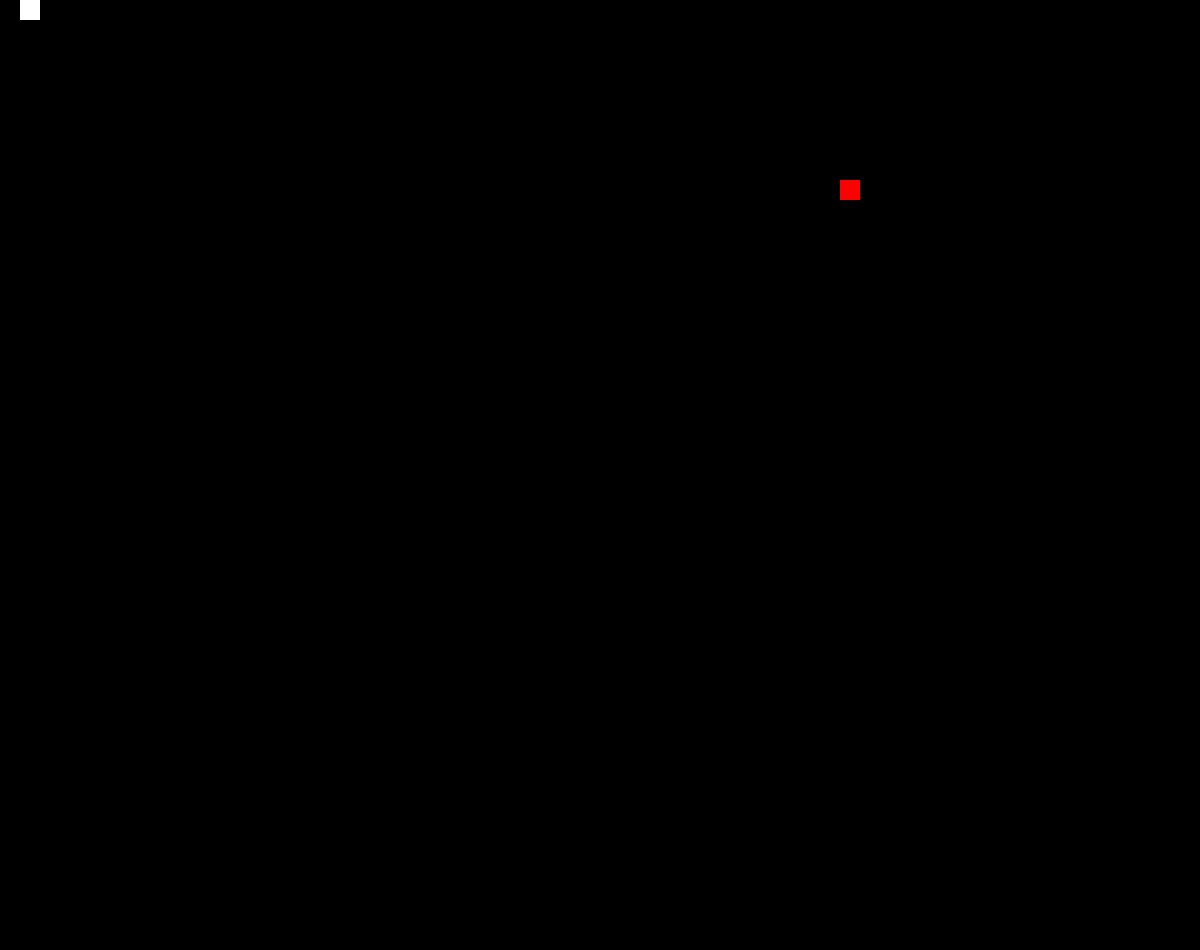
Frame 1 (no input)
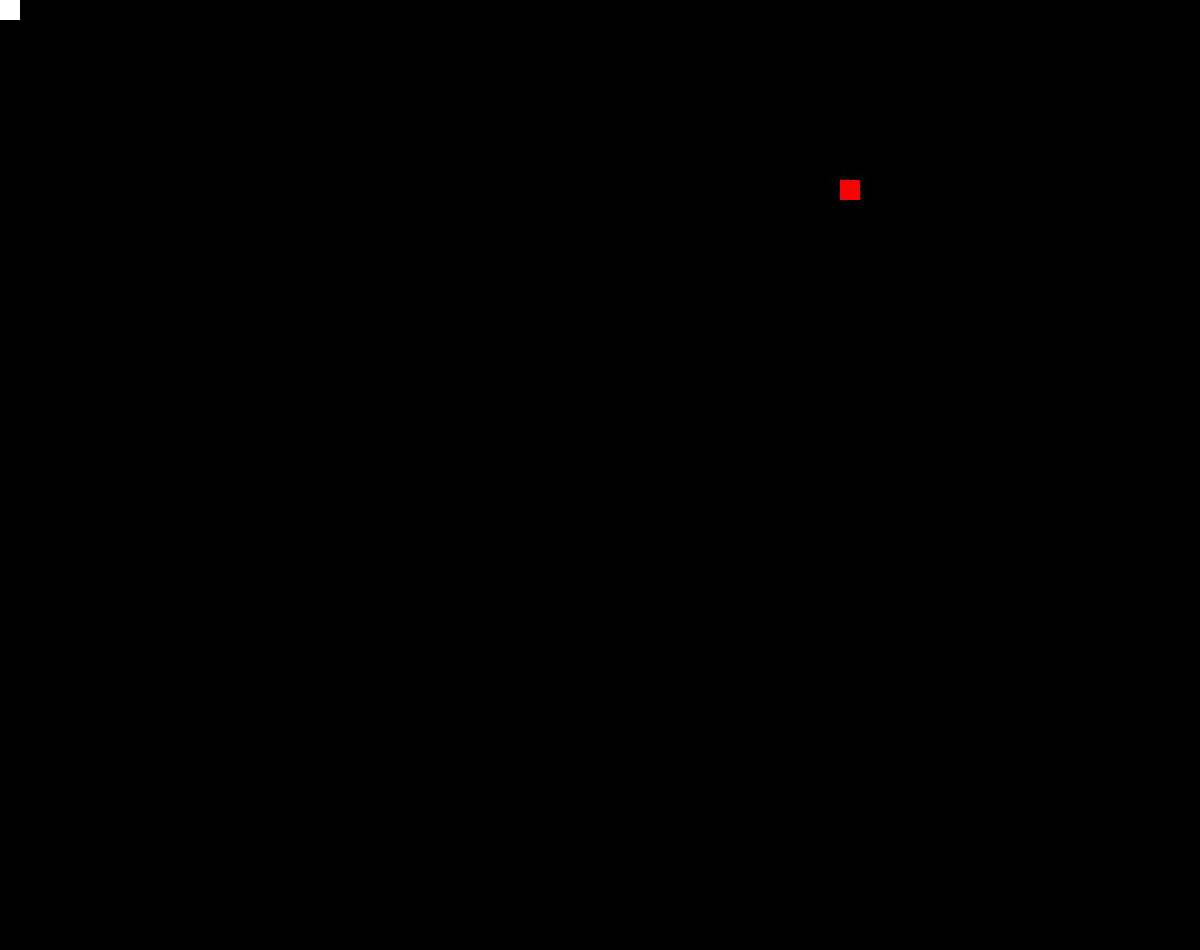
Frame 60 (no input)
Frame 120 (the mouse pressed at the canvas centre since frame 60): identical to frame 60, image omitted

The p5.js sketch that drew these frames (run headless with seeded random() and noise() and a simulated clock; from frame 60 on, the mouse is pressed at the canvas centre):

// p5.js sketch
// ── sketch.js
let game, rez = 20;
let tmpobstacle = [0,0,0,0]

let restartButton;

function newGame() {
    game = new Game(width, height, rez);
    frameRate(20);
    loop();
}

function setup() {
    createCanvas(windowWidth, windowHeight - 50);
    restartButton = createButton("Restart");
    restartButton.mousePressed(newGame);
    newGame();
}

function draw() {
    scale(rez);
    background(0);


    if(mouseIsPressed) {
        tmpobstacle[2] = (floor(mouseX / rez) - tmpobstacle[0]);
        tmpobstacle[3] = (floor(mouseY / rez) - tmpobstacle[1]);

        fill(0, 255, 0);
        noStroke();
        rect(tmpobstacle[0], tmpobstacle[1], tmpobstacle[2], tmpobstacle[3]);
    }

    game.update();
    game.show();

    if(game.over()) {
        textSize(3);
        textAlign(CENTER, CENTER);

        text('You Dead, Beech!!', game.w/2, game.h/2);
        noLoop();
    }

}


function keyPressed() {
    if(keyCode == LEFT_ARROW) {
        game.snake.go('left');
    } else if (keyCode == RIGHT_ARROW) {
        game.snake.go('right');
    } else if (keyCode == UP_ARROW) {
        game.snake.go('up');
    } else if (keyCode == DOWN_ARROW) {
        game.snake.go('down');
    }
}



function mousePressed() {
    tmpobstacle[0] = floor(mouseX / rez);
    tmpobstacle[1] = floor(mouseY / rez);
}


function mouseReleased() {
    tmpobstacle[2] = (floor(mouseX / rez) - tmpobstacle[0]);
    tmpobstacle[3] = (floor(mouseY / rez) - tmpobstacle[1]);

    game.addObstacle(tmpobstacle);
}
// ── game.js
class Game {

    constructor(width, height, rez) {
        this.snake = new Snake();
        this.food = createVector();

        this.rez = rez;
        this.w = floor(width / rez);
        this.h = floor(height/ rez);

        this.obstacles = []

        this.newFood();
    }

    update() {
        this.snake.update();
        this.boundaryCase();
        if(this.snake.eat(this.food)) {
            this.newFood();
        }
    }

    boundaryCase() {
        let head = this.snake.getHead();
        head.x = (head.x % this.w + this.w) % this.w;
        head.y = (head.y % this.h + this.h) % this.h;
        this.snake.body[0] = head;
    }

    isValidLocation(loc) {
        for(let obstacle of this.obstacles) {
            let x1 = obstacle[0], x2 = obstacle[0]+obstacle[2], y1 = obstacle[1], y2 = obstacle[1] + obstacle[3];
            let x = loc.x, y = loc.y;

            if( (x1 - x) * (x2 - x) < 0 && (y1 - y) * (y2 - y) < 0 ) return false;
        }

        return true;
    }

    newFood() {
        this.food.x = floor(random(this.w));
        this.food.y = floor(random(this.h));
        while(!this.isValidLocation(this.food)) {
            this.food.x = floor(random(this.w));
            this.food.y = floor(random(this.h));
        }
        print("New location: ")
        print(this.food, this.w, this.h);
    }

    over() {
        return this.snake.isDead() || !this.isValidLocation(this.snake.getHead());
    }

    addObstacle(obstacle) {
        if(obstacle[2] != 0 && obstacle[3] != 0) {
            this.obstacles.push([obstacle[0], obstacle[1], obstacle[2], obstacle[3]]);
        }
    }

    showObstacles() {
        fill(125);
        noStroke();
        for(let obstacle of this.obstacles) {
            rect(obstacle[0], obstacle[1], obstacle[2], obstacle[3]);
        }
    }

    showFood() {
        fill(255, 0, 0);
        noStroke();
        rect(this.food.x, this.food.y, 1, 1);
    }

    show() {
        this.snake.show();
        this.showObstacles();
        this.showFood();
    }

}
// ── snake.js
class Snake {
    constructor() {
        this.body = [createVector(0, 0)];
        this.dir = createVector(1, 0);
        this.lastCell;
    }

    grow() {
        this.body.push(this.lastCell);
    }

    eat(food) {
        if(food.x == this.body[0].x && food.y == this.body[0].y) {
            this.grow();
            return true;
        }
        return false;
    }

    updateDir(x, y) {
        if(this.dir.x == -x && this.dir.y == -y) return;
        this.dir.x = x;
        this.dir.y = y;
    }

    go(dir) {
        if(dir == 'left') {
            this.updateDir(-1, 0);
        } else if(dir == 'right') {
            this.updateDir(1, 0);
        } else if(dir == 'up') {
            this.updateDir(0, -1);
        } else if(dir == 'down') {
            this.updateDir(0, 1);
        }
    }

    update() {
        this.body.unshift(createVector(this.body[0].x + this.dir.x, this.body[0].y + this.dir.y));
        this.lastCell = this.body.pop();
    }

    isDead() {
        for(let i = 1; i < this.body.length; i++) {
            if(this.body[0].x == this.body[i].x && this.body[0].y == this.body[i].y) {
                return true;
            }
        }
        return false;
    }

    getHead() {
        return this.body[0];
    }

    show() {
        fill(255);
        noStroke();
        for(let cell of this.body) {
            rect(cell.x, cell.y, 1, 1);
        }
    }

}
